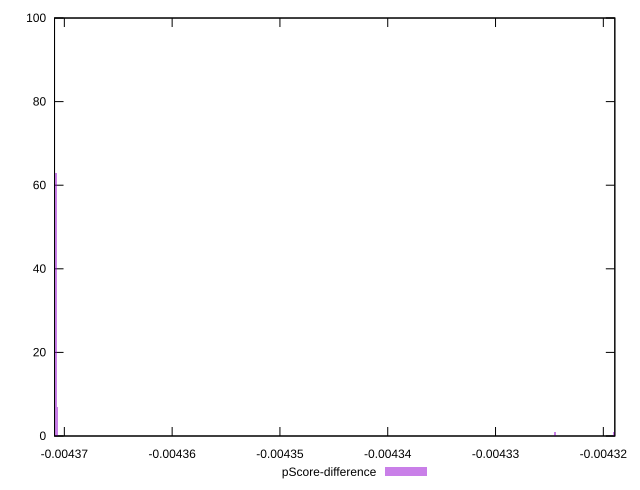

Generate this figure with gnuplot:
reset

$pScoreDifference <<EOF
-0.004319012126672281 1
-0.004324464007582133 1
-0.004370804995315873 63
-0.004370965344754398 28
-0.004370644645877348 7
EOF

set key outside below
set boxwidth 1.603494385250522e-7
set xrange [-0.004370909844471138:-0.0043189339498664325]
set yrange [0:100]
set trange [0:100]
set style fill transparent solid 0.5 noborder
set terminal svg size 640, 490 enhanced background rgb 'white'
set output "report_00017_2021-02-10T15-08-03.406Z/uses-long-cache-ttl/samples/pages+cached+noadtech/pScore-difference/histogram.svg"

plot $pScoreDifference title "pScore-difference" with boxes

reset
